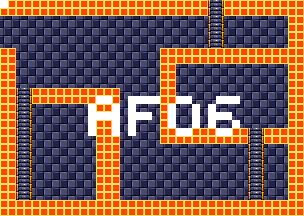

The image is a tile-based game level rendered from a .tmx file. Its description and source (layers, tilesets, objects; grid data summarised) follow:
An orthogonal 38x27 tile map with 8x8 px tiles, 4 tile layers (background, foreground, room numbers, Objects), 15 tilesets.

<map version="1.5" tiledversion="1.7.1" orientation="orthogonal" renderorder="right-down" width="38" height="27" tilewidth="8" tileheight="8" infinite="0" nextlayerid="11" nextobjectid="1">
 <tileset firstgid="1" source="tilesheets/tsKarniMata.tsx" />
 <tileset firstgid="1025" source="tilesheets/tsVoodooWasp.tsx" />
 <tileset firstgid="2049" source="tilesheets/tsBurial.tsx" />
 <tileset firstgid="3073" source="tilesheets/tsBlueTemple.tsx" />
 <tileset firstgid="4097" source="tilesheets/tsGoddess.tsx" />
 <tileset firstgid="5121" source="tilesheets/tsKonark.tsx" />
 <tileset firstgid="6145" name="sEnemies" tilewidth="8" tileheight="8" tilecount="1024" columns="32">
  <image source="../grapx/tilesheets/sObjects.bmp" trans="ff94ff" width="256" height="256" />
 </tileset>
 <tileset firstgid="7169" source="tilesheets/tsIceTemple.tsx" />
 <tileset firstgid="8193" source="tilesheets/tsLavaArea.tsx" />
 <tileset firstgid="9217" source="tilesheets/tsBossArea.tsx" />
 <tileset firstgid="10241" source="tilesheets/tsPegu.tsx" />
 <tileset firstgid="11265" source="tilesheets/sTiwanakuTemple.tsx" />
 <tileset firstgid="12289" source="tilesheets/sIndraTemple.tsx" />
 <tileset firstgid="13313" source="tilesheets/sTeleport.tsx" />
 <tileset firstgid="14337" source="tilesheets/sObjects.tsx" />
 <layer id="2" name="background" width="38" height="27">
  <data>[1026 cells, 1026 non-empty, 2 distinct tile ids]</data>
 </layer>
 <layer id="1" name="foreground" width="38" height="27">
  <data>[1026 cells, 424 non-empty, 3 distinct tile ids]</data>
 </layer>
 <layer id="7" name="room numbers" width="38" height="27">
  <data>[1026 cells, 44 non-empty, 1 distinct tile ids]</data>
 </layer>
 <layer id="10" name="Objects" width="38" height="27">
  <data>[1026 cells, 0 non-empty, 0 distinct tile ids]</data>
 </layer>
</map>
